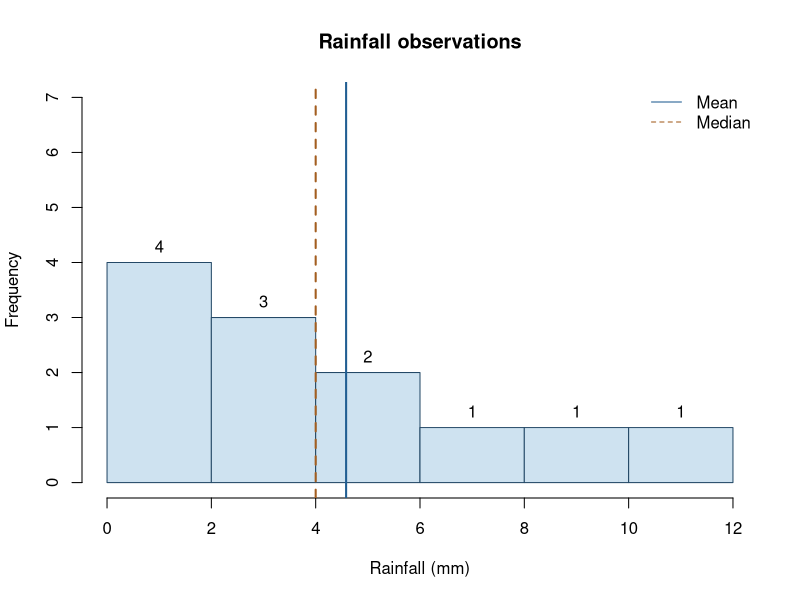

Here is the R script that generated this plot:
## ---- chunk 1
rainfall_mm <- c(0,1,1,2,3,4,4,5,6,8,9,12)
h <- hist(rainfall_mm,breaks=5,plot=FALSE)
hist(rainfall_mm,breaks=h$breaks,col="#CEE2F0",border="#244967",
     main="Rainfall observations",xlab="Rainfall (mm)",ylab="Frequency",
     ylim=c(0,max(h$counts)+3))
text(h$mids,h$counts,labels=h$counts,pos=3)
abline(v=mean(rainfall_mm),col="#215E92",lwd=2)
abline(v=median(rainfall_mm),col="#A35E20",lwd=2,lty=2)
legend("topright",legend=c("Mean","Median"),
       col=c("#215E92","#A35E20"),lty=c(1,2),bty="n")
